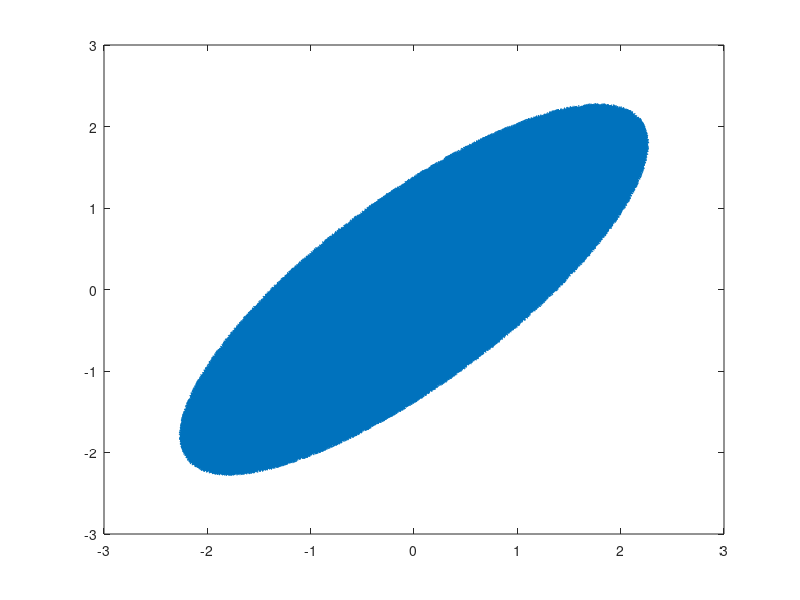
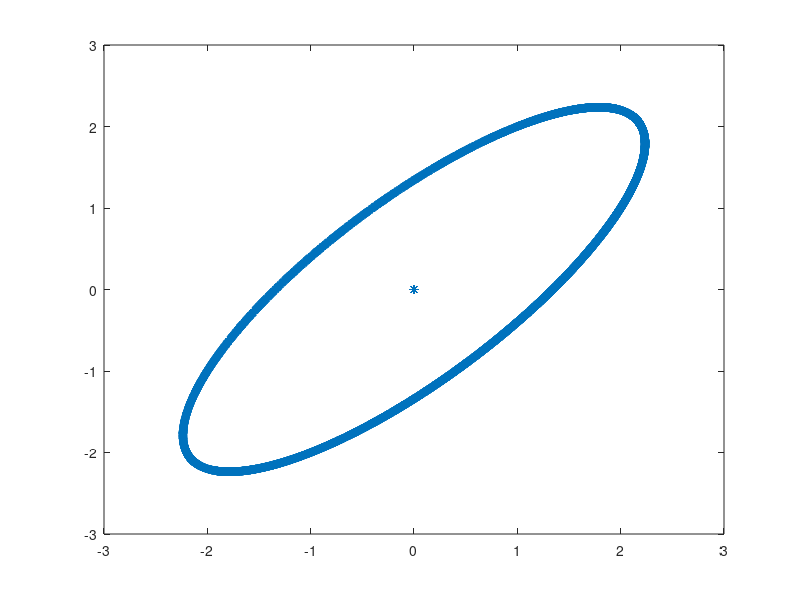

Write the MATLAB code that produced these figures, in order.
clc;
clear all;
a=-1; b=1;
x= a + (b-a).*rand(100000,2);
A = [2 1; 1 2];
k = 1
for i=1:100000
    if norm(x(i, :)) <= 1
        a(k) = x(i, 1);
        b(k) = x(i, 2);
        X(:,k) = A*[x(i, 1); x(i, 2)];
        k=k+1;
    end
end

figure();
plot(X(1,:),X(2,:),'*')


clear all;
A = [2 1; 1 2];
a=0; b=10;
for i=1:10000
    theta = a + (b-a).*rand(1,1);
    x = [sin(theta); cos(theta)];
    if norm(x) <= 1
        X(:,i) = A*x;
    end
end
figure();
plot(X(1,:),X(2,:),'*')   